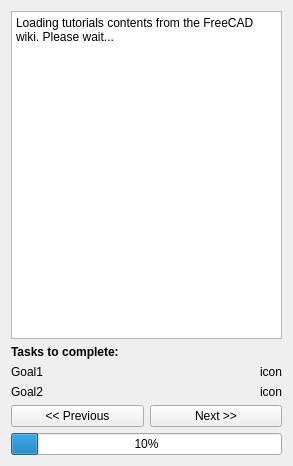
<?xml version="1.0" encoding="UTF-8"?>
<ui version="4.0">
 <class>Form</class>
 <widget class="QWidget" name="Form">
  <property name="geometry">
   <rect>
    <x>0</x>
    <y>0</y>
    <width>293</width>
    <height>466</height>
   </rect>
  </property>
  <property name="windowTitle">
   <string>BIM tutorial</string>
  </property>
  <layout class="QVBoxLayout" name="verticalLayout">
   <item>
    <widget class="QTextEdit" name="textEdit">
     <property name="readOnly">
      <bool>true</bool>
     </property>
     <property name="html">
      <string>&lt;!DOCTYPE HTML PUBLIC &quot;-//W3C//DTD HTML 4.0//EN&quot; &quot;http://www.w3.org/TR/REC-html40/strict.dtd&quot;&gt;
&lt;html&gt;&lt;head&gt;&lt;meta name=&quot;qrichtext&quot; content=&quot;1&quot; /&gt;&lt;style type=&quot;text/css&quot;&gt;
p, li { white-space: pre-wrap; }
&lt;/style&gt;&lt;/head&gt;&lt;body style=&quot; font-family:'Fira Sans'; font-size:9pt; font-weight:400; font-style:normal;&quot;&gt;
&lt;p style=&quot; margin-top:0px; margin-bottom:0px; margin-left:0px; margin-right:0px; -qt-block-indent:0; text-indent:0px;&quot;&gt;Loading tutorials contents from the FreeCAD wiki. Please wait...&lt;/p&gt;&lt;/body&gt;&lt;/html&gt;</string>
     </property>
    </widget>
   </item>
   <item>
    <widget class="QLabel" name="labelTasks">
     <property name="font">
      <font>
       <weight>75</weight>
       <bold>true</bold>
      </font>
     </property>
     <property name="text">
      <string>Tasks to complete:</string>
     </property>
    </widget>
   </item>
   <item>
    <layout class="QGridLayout" name="gridLayout">
     <item row="0" column="0">
      <widget class="QLabel" name="labelGoal1">
       <property name="text">
        <string>Goal1</string>
       </property>
      </widget>
     </item>
     <item row="0" column="1">
      <widget class="QLabel" name="labelIcon1">
       <property name="layoutDirection">
        <enum>Qt::LeftToRight</enum>
       </property>
       <property name="text">
        <string>icon</string>
       </property>
       <property name="alignment">
        <set>Qt::AlignRight|Qt::AlignTrailing|Qt::AlignVCenter</set>
       </property>
      </widget>
     </item>
     <item row="1" column="0">
      <widget class="QLabel" name="labelGoal2">
       <property name="text">
        <string>Goal2</string>
       </property>
      </widget>
     </item>
     <item row="1" column="1">
      <widget class="QLabel" name="labelIcon2">
       <property name="text">
        <string>icon</string>
       </property>
       <property name="alignment">
        <set>Qt::AlignRight|Qt::AlignTrailing|Qt::AlignVCenter</set>
       </property>
      </widget>
     </item>
    </layout>
   </item>
   <item>
    <layout class="QHBoxLayout" name="horizontalLayout">
     <item>
      <widget class="QPushButton" name="buttonPrevious">
       <property name="text">
        <string>&lt;&lt; Previous</string>
       </property>
      </widget>
     </item>
     <item>
      <widget class="QPushButton" name="buttonNext">
       <property name="text">
        <string>Next &gt;&gt;</string>
       </property>
      </widget>
     </item>
    </layout>
   </item>
   <item>
    <widget class="QProgressBar" name="progressBar">
     <property name="value">
      <number>10</number>
     </property>
    </widget>
   </item>
  </layout>
 </widget>
 <resources/>
 <connections/>
</ui>
